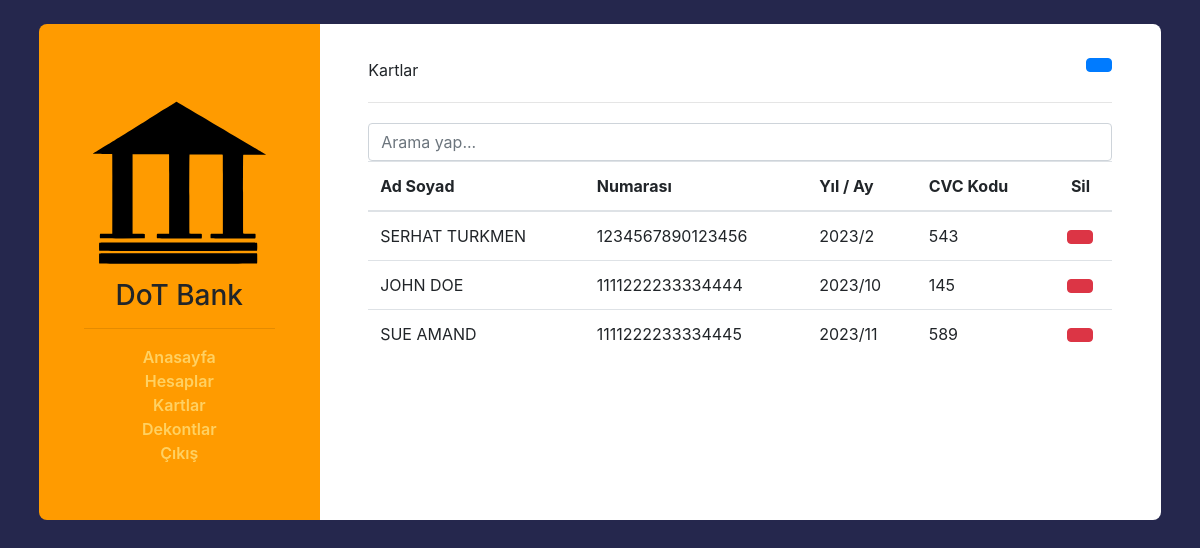
Screenshot of /card/ (signed in) with the database file from the repository.
### model/__init__.py (models this page shows)
class Card(db.Model):
    id = db.Column(db.Integer, autoincrement=True, primary_key=True, unique=True)
    cardnumber = db.Column(db.Text)
    year = db.Column(db.Integer)
    month = db.Column(db.Integer)
    secretkey = db.Column(db.Integer)
    name = db.Column(db.Text)
    userid = db.Column(db.Integer)

### controller/homeController.py (the view, shortened to what this page needs)
@backend.route("/card/", methods=["GET", "POST"])
def card():
    if session.get("login", ""):
        return render_template("card.html", cards=cardEvents.viewall(), users=userEvents.viewall())
    else:
        return redirect(url_for(".login"))

### model/cardEvents.py (called while the page is built)
def viewall(): return Card.query.all()

### model/userEvents.py (called while the page is built)
def viewall(): return User.query.all()

### templates/card.html (shortened to what this page needs)
{% extends "layout.html"%}
{% block body %}
<div class="col-md-12">
  Kartlar
  <button type="button" class="btn btn-primary btn-rounded btn-icon float-right" data-toggle="modal" data-target="#addcard">
  </button>
</div>
<div class="col-md-12">
  <hr style="margin-top: 20px; margin-bottom: 20px;"/>
</div>
<div class="mst-form col-md-12">
    <input class="form-control" id="filterinput" type="text" placeholder="Arama yap...">
    {% if cards == [] %}
        <div class="alert alert-warning">Kayıt yok</div>
    {% else %}
    <div class="table-responsive table-hover">
        <table class="table">
            <thead>
                <tr>
                    <th>Ad Soyad</th>
                    <th>Numarası</th>
                    <th>Yıl / Ay</th>
                    <th>CVC Kodu</th>
                    <th><center>Sil</center></th>
                </tr>
            </thead>
            <tbody id="filtertable">
            {% for card in cards %}
                <tr>
                    <td>{{ card.name }}</td>
                    <td>{{ card.cardnumber }}</td>
                    <td>{{ card.year }}/{{ card.month }}</td>
                    <td>{{ card.secretkey }}</td>
                    <td>
                        <center>
                            <form action="{{ url_for('.card') }}" method="POST">
                                <button type="submit" name="event" value="deletecard" class="btn btn-danger btn-rounded">
                                </button>
                            </form>
                        </center>
                    </td>
                </tr>
      {% endfor %}
      </tbody>
    </table>
  </div>
{% endif %}
</div>
{% endblock %}

### static/student.css (style rules this page uses)
body { background-color: #25274d; }

### rows the page displays
Card: name "SERHAT TURKMEN", cardnumber "1234567890123456", year "2023", month "2", secretkey "543"
Card: name "JOHN DOE", cardnumber "1111222233334444", year "2023", month "10", secretkey "145"
Card: name "SUE AMAND", cardnumber "1111222233334445", year "2023", month "11", secretkey "589"
